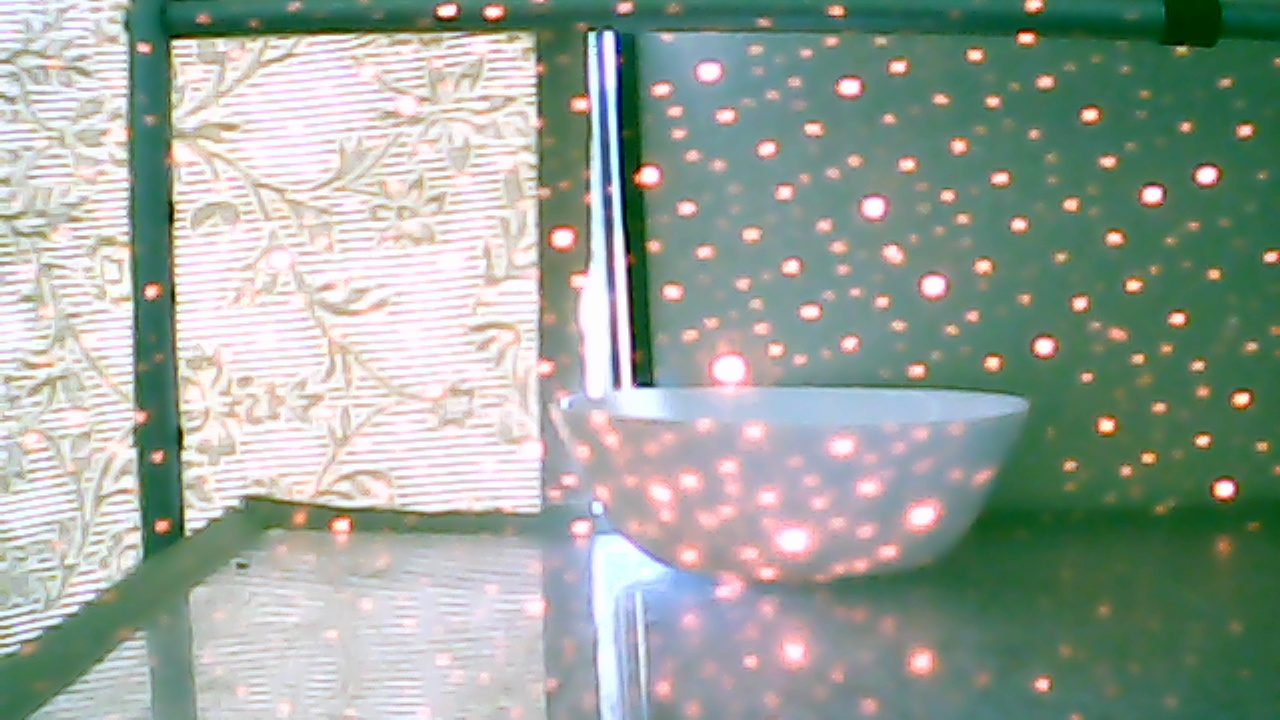
#> input picture 0.jpg, 1280 x 720 px
$ python sift.py
#> lines starting #> are read from the running program, lines starting #| are printed output that depends on the picture
import cv2
import numpy as np

# cap = cv2.VideoCapture(0)
frame = cv2.imread("0.jpg")
#> frame is the input picture: shape (720, 1280, 3); mean B, G, R 153.9, 163.5, 152.2

gray = cv2.cvtColor(frame, cv2.COLOR_BGR2GRAY)
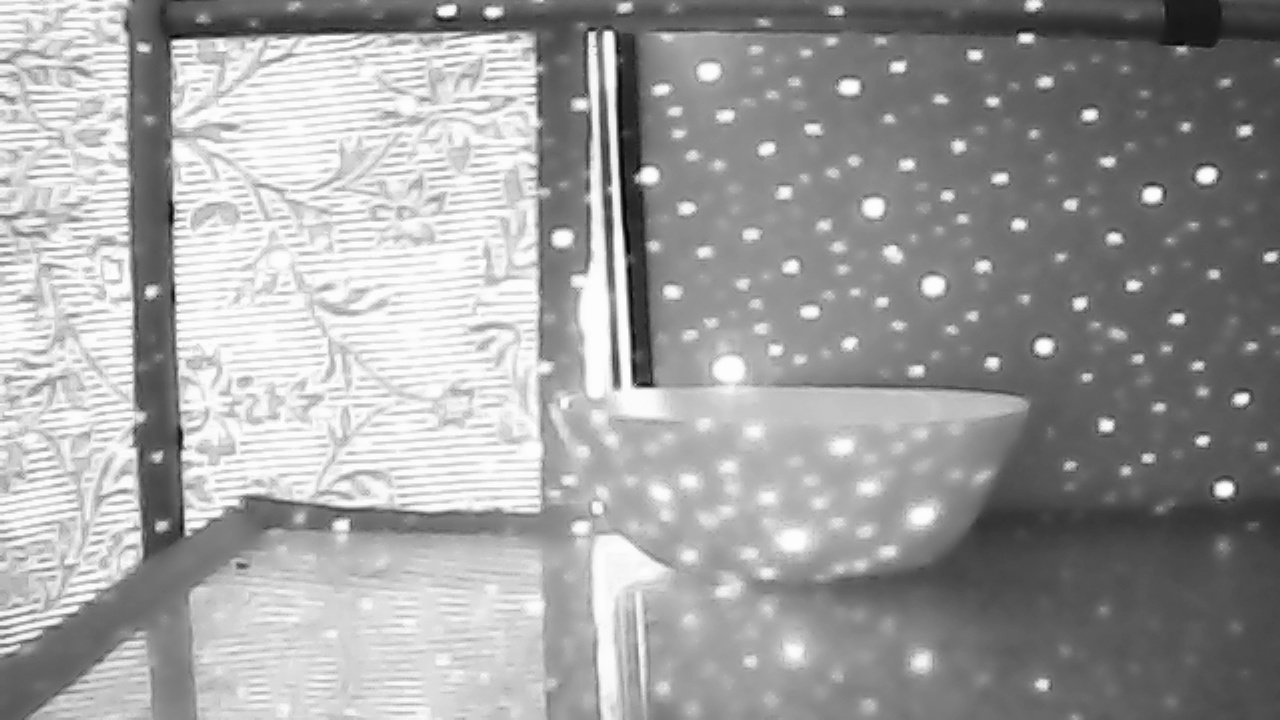
#> gray: shape (720, 1280); min 2, max 255, mean 159

#detect key feature points
sift = cv2.xfeatures2d.SIFT_create()
kp, des = sift.detectAndCompute(gray, None)
#> kp = 2573 keypoints; strongest (x, y, size): (1224, 489, 11.5), (1206, 175, 11.5), (1152, 195, 11.3), (1241, 399, 8.8)

#some magic with prev_frame

#draw key points detected
img=cv2.drawKeypoints(gray,kp,gray, flags=cv2.DRAW_MATCHES_FLAGS_DRAW_RICH_KEYPOINTS)
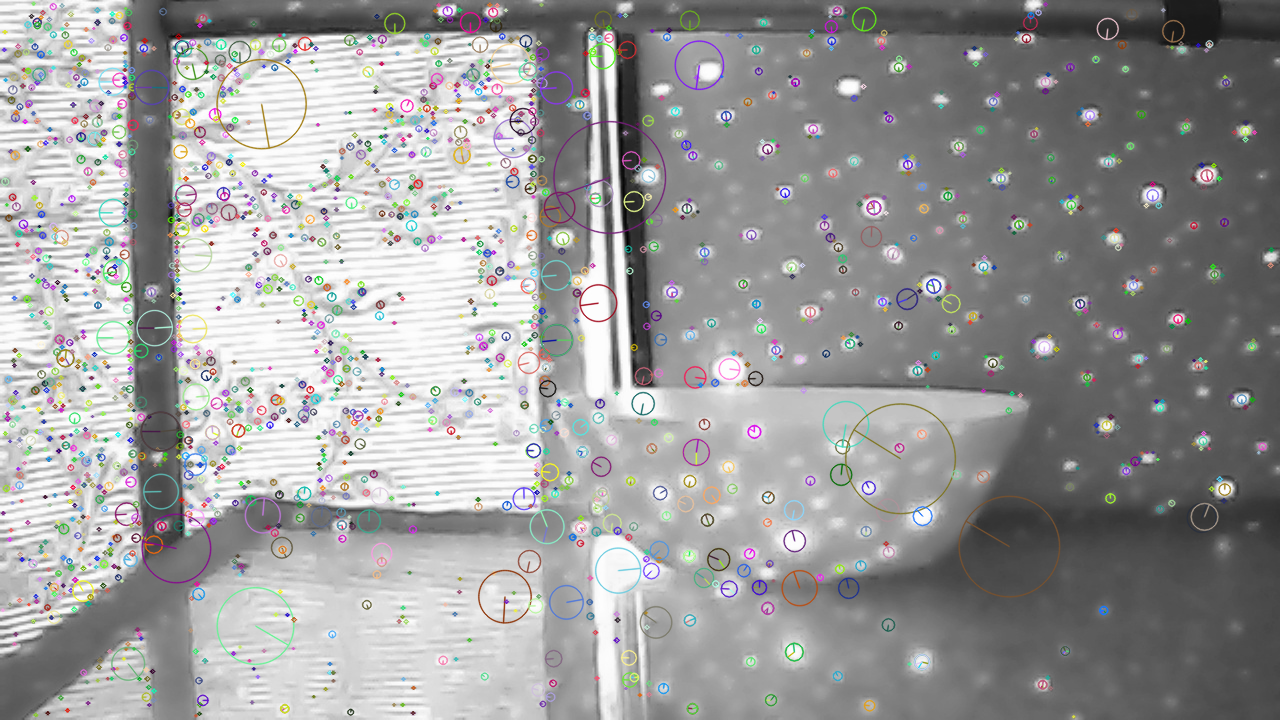
#> img: shape (720, 1280, 3); mean of channels 0, 1, 2 155.4, 155.3, 155.5; drawn as B, G, R

cv2.imshow("grayframe",img)

cv2.waitKey(0)


#> (the run stopped early here; a loop or call above may not have finished)

$ run again, with 1.jpg copied over 0.jpg
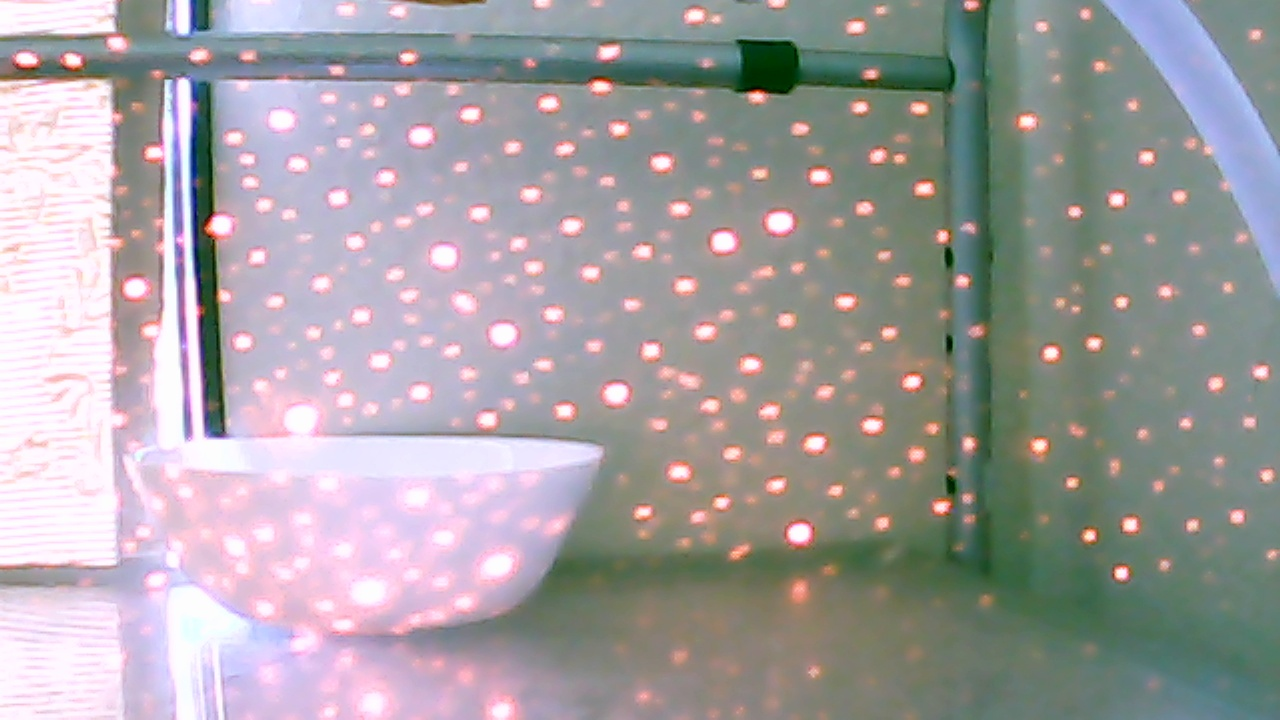
#> input picture 1.jpg, 1280 x 720 px
#> frame is the input picture: shape (720, 1280, 3); mean B, G, R 161.6, 159.2, 163.2
#> `gray = cv2.cvtColor(frame, cv2.COLOR_BGR2GRAY)`:
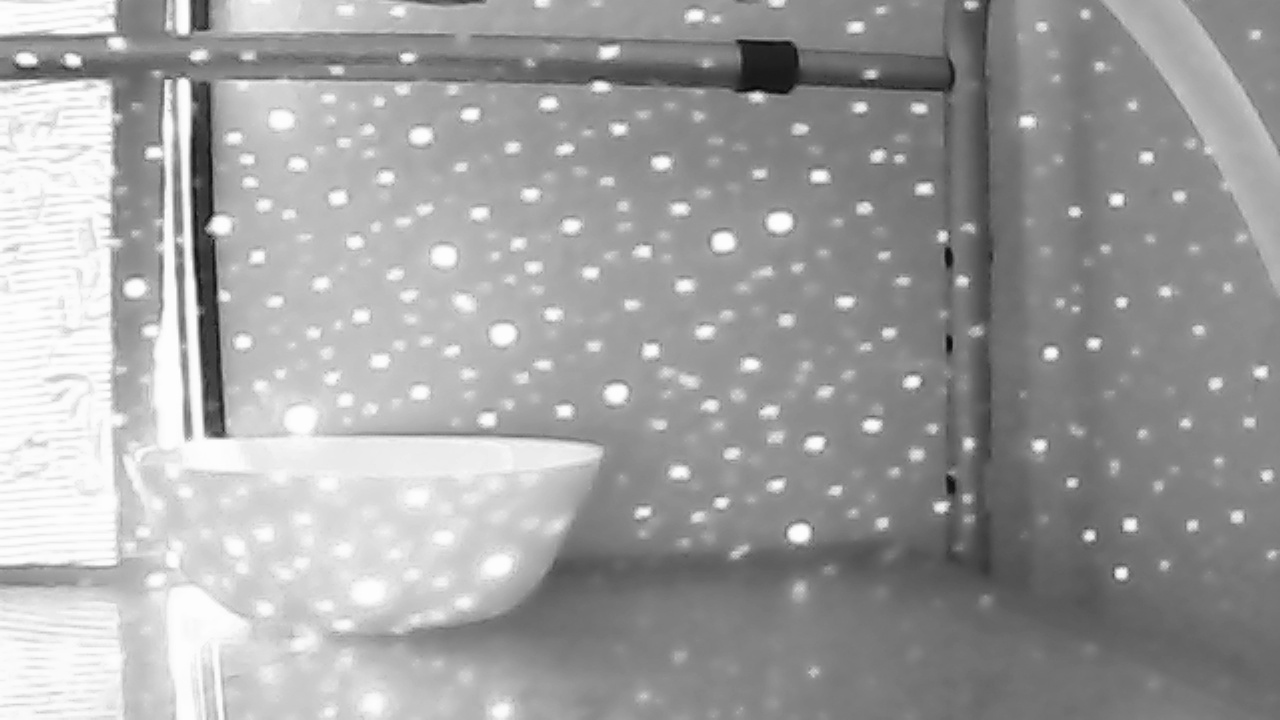
#> gray: shape (720, 1280); min 4, max 255, mean 160.6
#> kp = 1064 keypoints; strongest (x, y, size): (1121, 573, 7.9), (799, 534, 13.7), (757, 97, 8.5), (1089, 536, 7.2)
#> `img=cv2.drawKeypoints(gray,kp,gray, flags=cv2.DRAW_MATCHES_FLAGS_DRAW_..`:
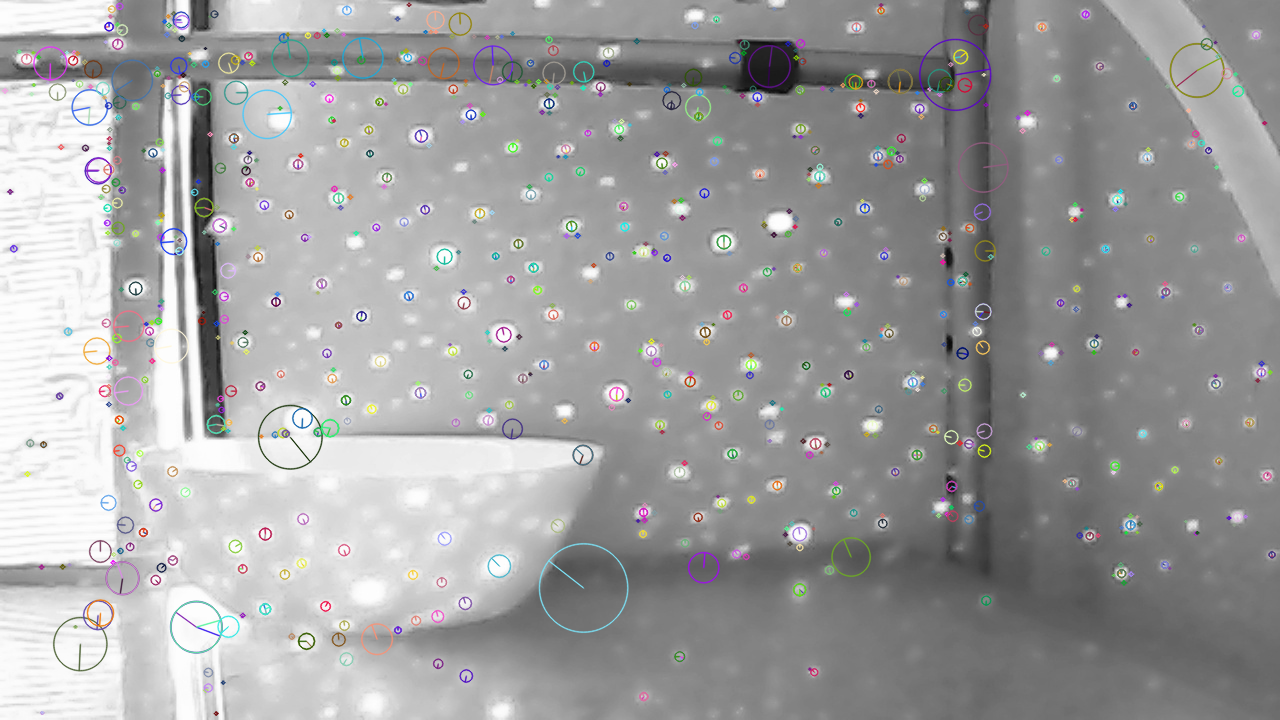
#> img: shape (720, 1280, 3); mean of channels 0, 1, 2 159.2, 159, 159; drawn as B, G, R
